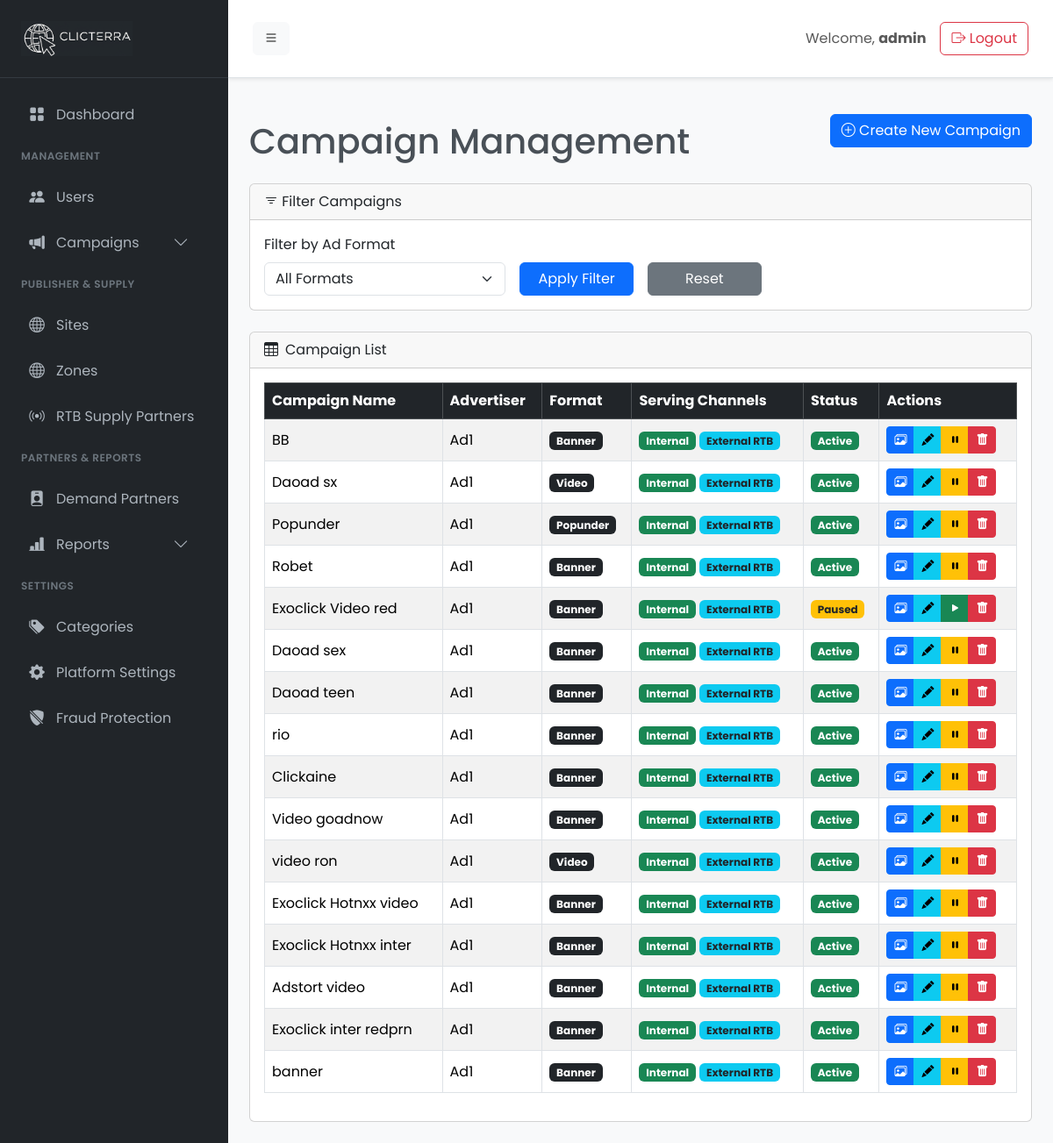
The page /admin/campaigns.php (signed in) on the database its author committed.
### tables this page shows
CREATE TABLE `campaigns` (
  `id` int(11) NOT NULL,
  `advertiser_id` int(11) NOT NULL,
  `category_id` int(11) NOT NULL,
  `ad_format_id` int(11) NOT NULL,
  `name` varchar(255) NOT NULL,
  `serve_on_internal` tinyint(1) NOT NULL DEFAULT 1,
  `allow_external_rtb` tinyint(1) NOT NULL DEFAULT 0,
  `status` enum('active','paused','completed') DEFAULT 'active',
  `created_at` timestamp NULL DEFAULT current_timestamp()
);

CREATE TABLE `users` (
  `id` int(11) NOT NULL,
  `username` varchar(100) NOT NULL,
  `password` varchar(255) NOT NULL,
  `email` varchar(150) NOT NULL,
  `role` enum('admin','advertiser','publisher') NOT NULL,
  `revenue_share` int(11) DEFAULT 0,
  `payout_method` varchar(100) DEFAULT NULL,
  `payout_details` text DEFAULT NULL,
  `referred_by` int(11) DEFAULT NULL,
  `status` enum('active','inactive') DEFAULT 'active',
  `created_at` timestamp NULL DEFAULT current_timestamp()
);

CREATE TABLE `ad_formats` (
  `id` int(11) NOT NULL,
  `name` varchar(100) NOT NULL,
  `status` tinyint(1) NOT NULL DEFAULT 1
);

### includes/settings.php (called while the page is built, shortened)
<?php
function get_setting($key, $conn = null) {
    static $settings = null;
    if ($settings === null && $conn) {
        $settings = [];
        $result = $conn->query("SELECT setting_key, setting_value FROM settings");
        if ($result) {
            while ($row = $result->fetch_assoc()) {
                $settings[$row['setting_key']] = $row['setting_value'];
            }
        }
    }
    return $settings[$key] ?? null;
}

### admin/campaigns.php (the view, shortened to what this page needs)
<?php
require_once __DIR__ . '/init.php';
$sql = "
    SELECT
        c.id, c.name, c.status,
        c.serve_on_internal, c.allow_external_rtb,
        u.username AS advertiser_name,
        af.name AS ad_format_name
    FROM campaigns c
    JOIN users u ON c.advertiser_id = u.id
    LEFT JOIN ad_formats af ON c.ad_format_id = af.id
";
$sql .= " ORDER BY c.created_at DESC";
$stmt = $conn->prepare($sql);
if ($stmt) {
    $stmt->execute();
    $result = $stmt->get_result();
} else {
    $result = false;
    $_SESSION['error_message'] = "Error preparing the campaign list: " . $conn->error;
}
?>
<?php require_once __DIR__ . '/templates/header.php'; ?>
<div class="d-flex justify-content-between align-items-center mb-4">
    <h1 class="mt-4 mb-0">Campaign Management</h1>
    <div>
        <a href="campaigns-create.php" class="btn btn-primary"><i class="bi bi-plus-circle"></i> Create New Campaign</a>
    </div>
</div>
<div class="card mb-4">
    <div class="card-header"><i class="bi bi-filter"></i> Filter Campaigns</div>
    <div class="card-body">
        <form method="GET" action="campaigns.php" class="row g-3 align-items-end">
            <div class="col-md-4">
                <label for="ad_format_id" class="form-label">Filter by Ad Format</label>
                <select name="ad_format_id" id="ad_format_id" class="form-select">
                    <option value="">All Formats</option>
                </select>
            </div>
            <div class="col-md-2">
                <button type="submit" class="btn btn-primary w-100">Apply Filter</button>
            </div>
            <div class="col-md-2">
                 <a href="campaigns.php" class="btn btn-secondary w-100">Reset</a>
            </div>
        </form>
    </div>
</div>
<div class="card">
    <div class="card-header"><i class="bi bi-table me-2"></i>Campaign List</div>
    <div class="card-body">
        <div class="table-responsive"><table class="table table-striped table-bordered table-hover align-middle">
            <thead class="table-dark">
                <tr>
                    <th>Campaign Name</th>
                    <th>Advertiser</th>
                    <th>Format</th>
                    <th>Serving Channels</th>
                    <th>Status</th>
                    <th>Actions</th>
                </tr>
            </thead>
            <tbody>
                <?php if ($result && $result->num_rows > 0): while($row = $result->fetch_assoc()): ?>
                    <tr>
                        <td><?php echo htmlspecialchars($row['name']); ?></td>
                        <td><?php echo htmlspecialchars($row['advertiser_name']); ?></td>
                        <td><span class="badge bg-dark"><?php echo htmlspecialchars($row['ad_format_name'] ?? 'N/A'); ?></span></td>
                        <td>
                            <?php if($row['serve_on_internal']): ?><span class="badge bg-success">Internal</span><?php endif; ?>
                            <?php if($row['allow_external_rtb']): ?><span class="badge bg-info text-dark">External RTB</span><?php endif; ?>
                        </td>
                        <td>
                            <?php $status_class = ($row['status'] == 'active') ? 'bg-success' : 'bg-warning text-dark'; ?>
                            <span class="badge <?php echo $status_class; ?>"><?php echo ucfirst($row['status']); ?></span>
                        </td>
                        <td>
                            <div class="btn-group" role="group">
                                <?php
                                    $format_name_lower = strtolower($row['ad_format_name'] ?? '');
                                    $creative_url = 'ron-creative.php?campaign_id=' . $row['id'];
                                    if ($format_name_lower === 'video') {
                                        $creative_url = 'video-creatives.php?campaign_id=' . $row['id'];
                                    }
                                ?>
                                <a href="<?php echo $creative_url; ?>" class="btn btn-sm btn-primary" title="Manage Creatives"><i class="bi bi-images"></i></a>
                                <a href="campaigns-edit.php?id=<?php echo $row['id']; ?>" class="btn btn-sm btn-info" title="Edit Campaign"><i class="bi bi-pencil-fill"></i></a>
                                <button class="btn btn-sm <?php echo ($row['status'] == 'active') ? 'btn-warning' : 'btn-success'; ?> status-btn" data-bs-toggle="modal" data-bs-target="#statusModal" data-id="<?php echo $row['id']; ?>" data-name="<?php echo htmlspecialchars($row['name']); ?>" data-status="<?php echo $row['status']; ?>" title="<?php echo ($row['status'] == 'active') ? 'Pause' : 'Activate'; ?>"><i class="bi <?php echo ($row['status'] == 'active') ? 'bi-pause-fill' : 'bi-play-fill'; ?>"></i></button>
                                <button class="btn btn-sm btn-danger delete-btn" data-bs-toggle="modal" data-bs-target="#deleteModal" data-id="<?php echo $row['id']; ?>" data-name="<?php echo htmlspecialchars($row['name']); ?>" title="Delete Campaign"><i class="bi bi-trash-fill"></i></button>
                            </div>
                        </td>
                    </tr>
                <?php endwhile; else: ?><tr><td colspan="6" class="text-center">No campaigns found matching your criteria.</td></tr><?php endif; ?>
            </tbody>
        </table></div>
    </div>
</div>
<?php
require_once __DIR__ . '/templates/footer.php';
?>

### admin/assets/css/style.css (style rules this page uses)
body { font-family: 'Poppins', sans-serif; background-color: #f8f9fa; color: #495057; }

### rows shown on the page
campaigns: name "BB", advertiser.username "Ad1", ad_format.name "Banner", serve_on_internal "Internal", allow_external_rtb "External RTB", status "Active"
campaigns: name "Daoad sx", advertiser.username "Ad1", ad_format.name "Video", serve_on_internal "Internal", allow_external_rtb "External RTB", status "Active"
campaigns: name "Popunder", advertiser.username "Ad1", ad_format.name "Popunder", serve_on_internal "Internal", allow_external_rtb "External RTB", status "Active"
campaigns: name "Robet", advertiser.username "Ad1", ad_format.name "Banner", serve_on_internal "Internal", allow_external_rtb "External RTB", status "Active"
campaigns: name "Exoclick Video red", advertiser.username "Ad1", ad_format.name "Banner", serve_on_internal "Internal", allow_external_rtb "External RTB", status "Paused"
campaigns: name "Daoad sex", advertiser.username "Ad1", ad_format.name "Banner", serve_on_internal "Internal", allow_external_rtb "External RTB", status "Active"
campaigns: name "Daoad teen", advertiser.username "Ad1", ad_format.name "Banner", serve_on_internal "Internal", allow_external_rtb "External RTB", status "Active"
campaigns: name "rio", advertiser.username "Ad1", ad_format.name "Banner", serve_on_internal "Internal", allow_external_rtb "External RTB", status "Active"
campaigns: name "Clickaine", advertiser.username "Ad1", ad_format.name "Banner", serve_on_internal "Internal", allow_external_rtb "External RTB", status "Active"
campaigns: name "Video goadnow", advertiser.username "Ad1", ad_format.name "Banner", serve_on_internal "Internal", allow_external_rtb "External RTB", status "Active"
campaigns: name "video ron", advertiser.username "Ad1", ad_format.name "Video", serve_on_internal "Internal", allow_external_rtb "External RTB", status "Active"
campaigns: name "Exoclick Hotnxx video", advertiser.username "Ad1", ad_format.name "Banner", serve_on_internal "Internal", allow_external_rtb "External RTB", status "Active"
campaigns: name "Exoclick Hotnxx inter", advertiser.username "Ad1", ad_format.name "Banner", serve_on_internal "Internal", allow_external_rtb "External RTB", status "Active"
campaigns: name "Adstort video", advertiser.username "Ad1", ad_format.name "Banner", serve_on_internal "Internal", allow_external_rtb "External RTB", status "Active"
campaigns: name "Exoclick inter redprn", advertiser.username "Ad1", ad_format.name "Banner", serve_on_internal "Internal", allow_external_rtb "External RTB", status "Active"
campaigns: name "banner", advertiser.username "Ad1", ad_format.name "Banner", serve_on_internal "Internal", allow_external_rtb "External RTB", status "Active"

### other values the page prints
$_SESSION['username'] "admin"
